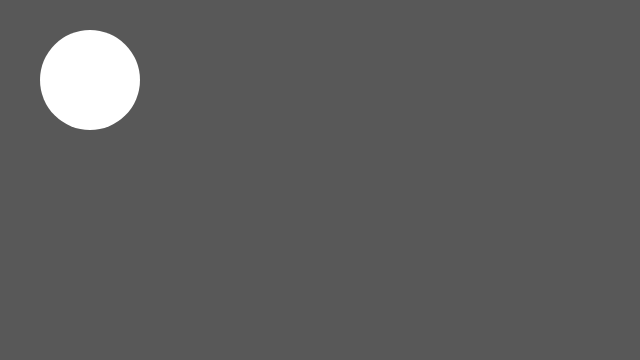
Frame 1 (no input)
Frame 60 (no input): identical to frame 1, image omitted
Frame 120 (the mouse pressed at the canvas centre since frame 60): identical to frame 1, image omitted

The p5.js sketch that drew this single still picture (run headless with seeded random() and noise() and a simulated clock; from frame 60 on, the mouse is pressed at the canvas centre):

// p5.js sketch
// ── sketch.js
let circle;
function setup() {
    createCanvas(640, 360);
    circle = new Circle(90,80,9);
  }
  
  function draw() {
    background(88);
circle.show();
  }
// ── circle.js
class Circle {
    constructor(x, y) {
      this.x = x;
      this.y = y;
      this.r = 50;
    }
    show() {
        fill(255);
        noStroke();
        ellipse(this.x, this.y, this.r * 2, this.r * 2);
      }
    }
